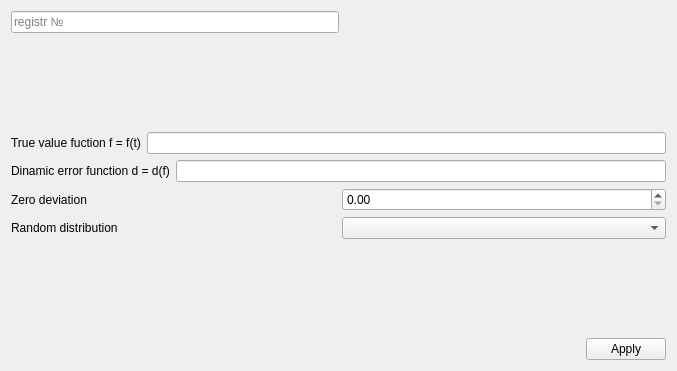
<?xml version="1.0" encoding="UTF-8"?>
<ui version="4.0">
 <class>Form</class>
 <widget class="QWidget" name="Form">
  <property name="geometry">
   <rect>
    <x>0</x>
    <y>0</y>
    <width>677</width>
    <height>371</height>
   </rect>
  </property>
  <property name="windowTitle">
   <string>Form</string>
  </property>
  <layout class="QVBoxLayout" name="verticalLayout_2">
   <item>
    <layout class="QHBoxLayout" name="horizontalLayout_5">
     <item>
      <widget class="QLineEdit" name="lineEdit_3">
       <property name="placeholderText">
        <string>registr №</string>
       </property>
       <property name="clearButtonEnabled">
        <bool>false</bool>
       </property>
      </widget>
     </item>
     <item>
      <spacer name="horizontalSpacer">
       <property name="orientation">
        <enum>Qt::Horizontal</enum>
       </property>
       <property name="sizeHint" stdset="0">
        <size>
         <width>40</width>
         <height>20</height>
        </size>
       </property>
      </spacer>
     </item>
    </layout>
   </item>
   <item>
    <spacer name="verticalSpacer">
     <property name="orientation">
      <enum>Qt::Vertical</enum>
     </property>
     <property name="sizeHint" stdset="0">
      <size>
       <width>20</width>
       <height>40</height>
      </size>
     </property>
    </spacer>
   </item>
   <item>
    <layout class="QVBoxLayout" name="verticalLayout">
     <item>
      <layout class="QHBoxLayout" name="horizontalLayout_4">
       <item>
        <widget class="QLabel" name="label">
         <property name="text">
          <string>True value fuction f = f(t)</string>
         </property>
        </widget>
       </item>
       <item>
        <widget class="QLineEdit" name="lineEdit"/>
       </item>
      </layout>
     </item>
     <item>
      <layout class="QHBoxLayout" name="horizontalLayout_3">
       <item>
        <widget class="QLabel" name="label_2">
         <property name="text">
          <string>Dinamic error function d = d(f)</string>
         </property>
        </widget>
       </item>
       <item>
        <widget class="QLineEdit" name="lineEdit_2"/>
       </item>
      </layout>
     </item>
     <item>
      <layout class="QHBoxLayout" name="horizontalLayout_2">
       <item>
        <widget class="QLabel" name="label_3">
         <property name="text">
          <string>Zero deviation</string>
         </property>
        </widget>
       </item>
       <item>
        <widget class="QDoubleSpinBox" name="doubleSpinBox"/>
       </item>
      </layout>
     </item>
     <item>
      <layout class="QHBoxLayout" name="horizontalLayout">
       <item>
        <widget class="QLabel" name="label_4">
         <property name="text">
          <string>Random distribution</string>
         </property>
        </widget>
       </item>
       <item>
        <widget class="QComboBox" name="comboBox"/>
       </item>
      </layout>
     </item>
    </layout>
   </item>
   <item>
    <spacer name="verticalSpacer_2">
     <property name="orientation">
      <enum>Qt::Vertical</enum>
     </property>
     <property name="sizeHint" stdset="0">
      <size>
       <width>20</width>
       <height>40</height>
      </size>
     </property>
    </spacer>
   </item>
   <item>
    <layout class="QHBoxLayout" name="horizontalLayout_6">
     <item>
      <spacer name="horizontalSpacer_2">
       <property name="orientation">
        <enum>Qt::Horizontal</enum>
       </property>
       <property name="sizeHint" stdset="0">
        <size>
         <width>40</width>
         <height>20</height>
        </size>
       </property>
      </spacer>
     </item>
     <item>
      <widget class="QPushButton" name="pushButton">
       <property name="text">
        <string>Apply</string>
       </property>
      </widget>
     </item>
    </layout>
   </item>
  </layout>
 </widget>
 <resources/>
 <connections/>
</ui>
